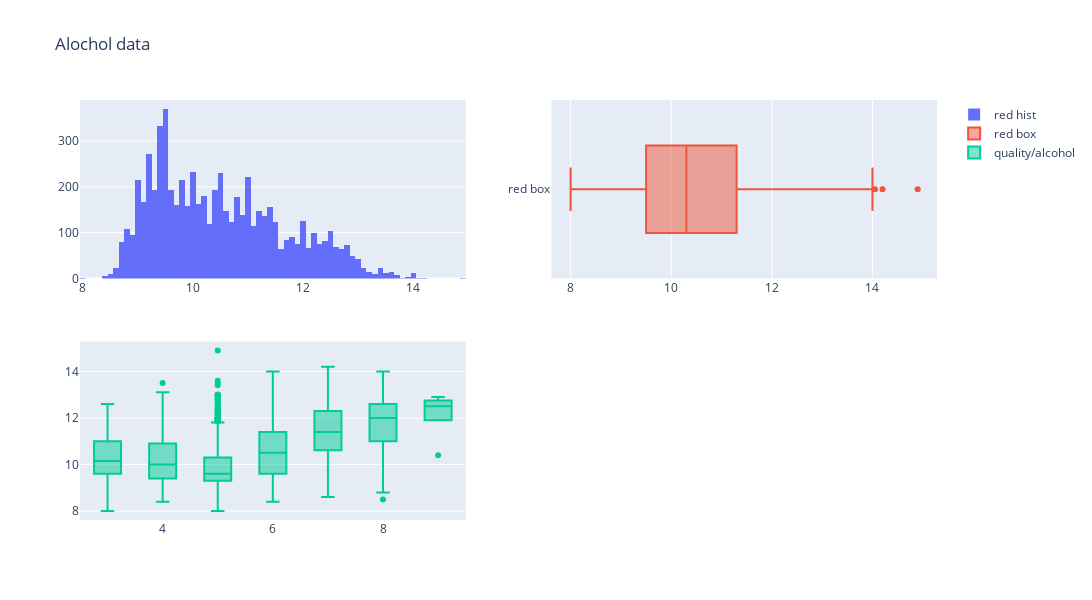

Notebook cell for this chart:
### Markdown cell above
---
Alcohol

### Code cell
fig = make_subplots(rows=2,cols=2)

#histogram for red
fig.append_trace(go.Histogram(
    x=total_wine["alcohol"],
    name="red hist"), row=1,col=1)

#boxplot for red
fig.append_trace(go.Box(
    x=total_wine["alcohol"],
    name="red box"
),row=1,col=2)

fig.append_trace(go.Box(
    x=total_wine["quality"],
    y=total_wine["alcohol"],
    name="quality/alcohol"
),row=2, col=1)

#histogram for white
fig.update_layout(height=600, width=1200, title_text="Alochol data")
fig.show()

### Figure 1 — Plotly figure (JSON) as saved in the notebook; plotly's stock layout.template omitted (floating-point values rounded to 4 significant figures; data arrays with more than 128 entries replaced by an {"elided": "..."} marker saying what was removed)
{"data": [{"name": "red hist", "type": "histogram", "x": {"elided": "6497 float values"}, "xaxis": "x", "yaxis": "y"}, {"name": "red box", "type": "box", "x": {"elided": "6497 float values"}, "xaxis": "x2", "yaxis": "y2"}, {"name": "quality/alcohol", "type": "box", "x": {"elided": "6497 int values"}, "xaxis": "x3", "y": {"elided": "6497 float values"}, "yaxis": "y3"}], "layout": {"height": 600, "title": {"text": "Alochol data"}, "width": 1200, "xaxis": {"anchor": "y", "domain": [0, 0.45]}, "xaxis2": {"anchor": "y2", "domain": [0.55, 1]}, "xaxis3": {"anchor": "y3", "domain": [0, 0.45]}, "xaxis4": {"anchor": "y4", "domain": [0.55, 1]}, "yaxis": {"anchor": "x", "domain": [0.575, 1]}, "yaxis2": {"anchor": "x2", "domain": [0.575, 1]}, "yaxis3": {"anchor": "x3", "domain": [0, 0.425]}, "yaxis4": {"anchor": "x4", "domain": [0, 0.425]}}}
